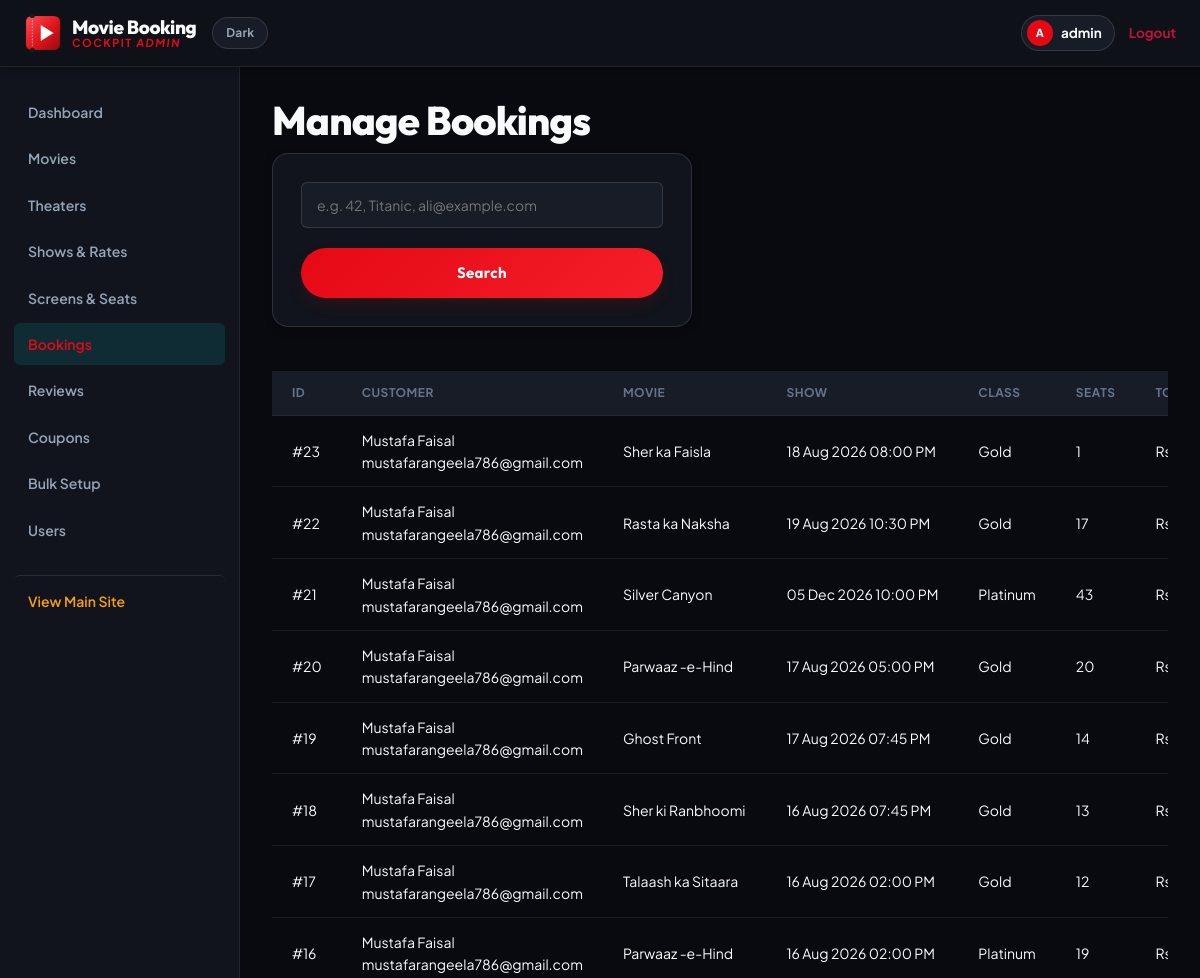
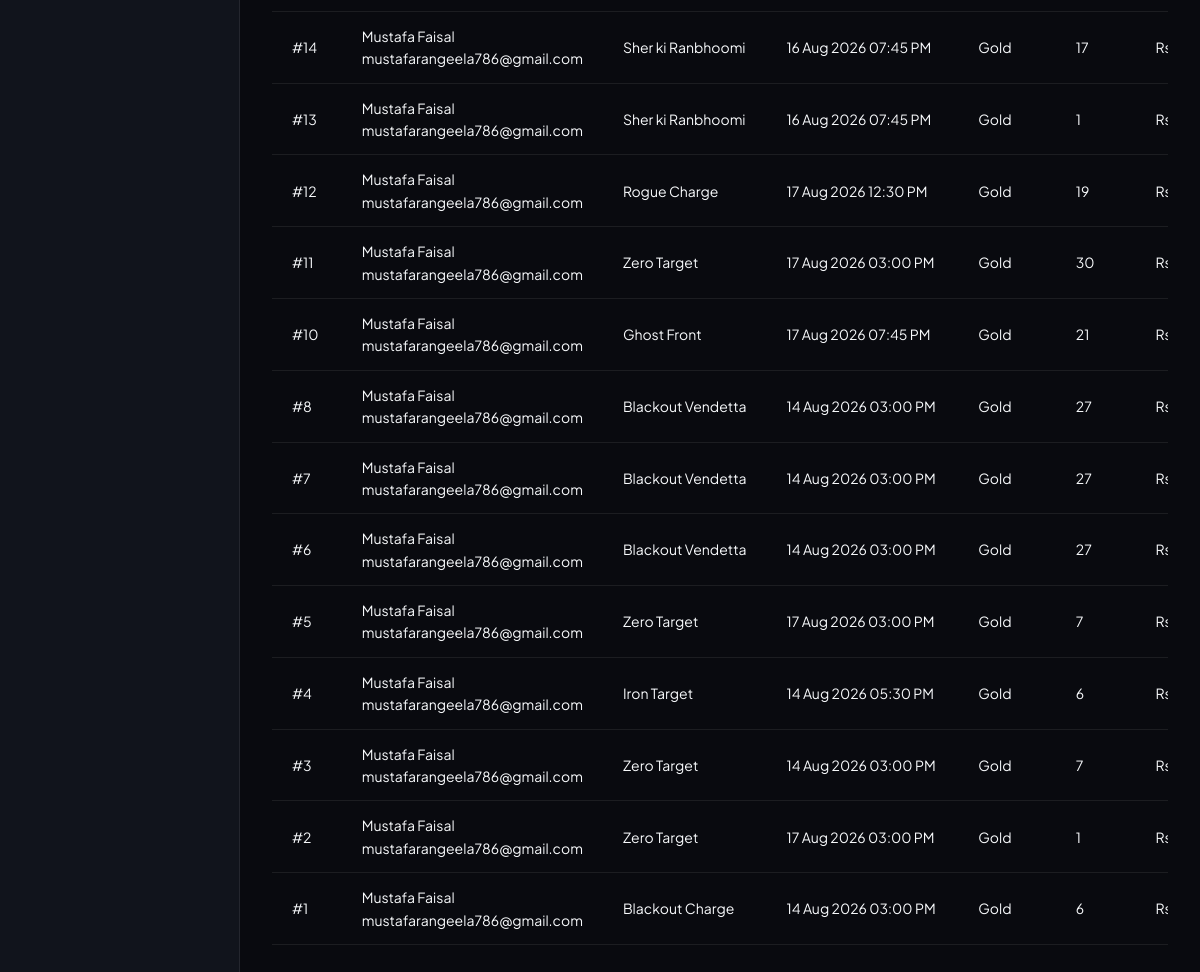
The app's page /admin/bookings.php (signed in) with its own data (2 pictures, top to bottom).
### tables this page shows
CREATE TABLE `bookings` (
  `booking_id` int(11) NOT NULL,
  `user_id` int(11) NOT NULL,
  `show_id` int(11) NOT NULL,
  `seat_class` enum('Gold','Platinum','Box') NOT NULL,
  `adult_seats` int(11) DEFAULT 0,
  `kid_seats` int(11) DEFAULT 0,
  `total_amount` decimal(8,2) NOT NULL,
  `discount_amount` decimal(8,2) DEFAULT 0.00,
  `coupon_code` varchar(30) DEFAULT NULL,
  `booking_date` timestamp NOT NULL DEFAULT current_timestamp(),
  `status` enum('Confirmed','Cancelled') DEFAULT 'Confirmed',
  `contact_email` varchar(150) DEFAULT NULL,
  `contact_phone` varchar(30) DEFAULT NULL,
  `payment_method` varchar(30) DEFAULT 'Cash at Counter',
  `payment_status` enum('Pending','Paid','Failed') NOT NULL DEFAULT 'Paid',
  `stripe_session_id` varchar(255) DEFAULT NULL
);

CREATE TABLE `users` (
  `user_id` int(11) NOT NULL,
  `full_name` varchar(100) NOT NULL,
  `email` varchar(100) NOT NULL,
  `password` varchar(255) DEFAULT NULL,
  `phone` varchar(20) DEFAULT NULL,
  `created_at` timestamp NOT NULL DEFAULT current_timestamp(),
  `google_id` varchar(255) DEFAULT NULL,
  `picture` varchar(500) DEFAULT NULL
);

CREATE TABLE `movies` (
  `movie_id` int(11) NOT NULL,
  `title` varchar(150) NOT NULL,
  `genre` varchar(100) DEFAULT NULL,
  `language` varchar(50) DEFAULT NULL,
  `industry` varchar(20) DEFAULT NULL,
  `quality_tag` varchar(20) DEFAULT NULL,
  `duration_minutes` int(11) DEFAULT NULL,
  `description` text DEFAULT NULL,
  `trailer_url` varchar(255) DEFAULT NULL,
  `poster` varchar(255) DEFAULT NULL,
  `release_date` date DEFAULT NULL,
  `is_featured` tinyint(1) NOT NULL DEFAULT 0,
  `created_at` timestamp NOT NULL DEFAULT current_timestamp()
);

CREATE TABLE `shows` (
  `show_id` int(11) NOT NULL,
  `movie_id` int(11) NOT NULL,
  `theater_id` int(11) NOT NULL,
  `screen_id` int(11) DEFAULT NULL,
  `show_date` date NOT NULL,
  `show_time` time NOT NULL,
  `price_gold` decimal(8,2) NOT NULL,
  `price_platinum` decimal(8,2) NOT NULL,
  `price_box` decimal(8,2) NOT NULL
);

### includes/functions.php (called while the page is built, shortened)
<?php
function clean($value) {
    return htmlspecialchars(trim($value), ENT_QUOTES, 'UTF-8');
}
    ?>
                    <?php
function screenIdColumnExists($conn) {
    $r = $conn->query("SELECT 1 FROM information_schema.COLUMNS WHERE TABLE_SCHEMA = DATABASE() AND TABLE_NAME = 'shows' AND COLUMN_NAME = 'screen_id' LIMIT 1");
    $exists = $r && $r->num_rows > 0;
    return $exists;
}
function seatMapSchemaExists($conn) {
    $screens = $conn->query("SHOW TABLES LIKE 'screens'");
    $seats = $conn->query("SHOW TABLES LIKE 'seats'");
    $has_screen_column = screenIdColumnExists($conn);
    $exists = $screens && $screens->num_rows > 0 && $seats && $seats->num_rows > 0 && $has_screen_column;
    return $exists;
}
?>

### admin/bookings.php (the view, shortened to what this page needs)
<?php
require_once __DIR__ . '/../includes/functions.php';
$q = isset($_GET['q']) ? trim($_GET['q']) : '';
$sql = "
    SELECT b.*, u.full_name, u.email AS user_email, m.title, s.show_date, s.show_time
    FROM bookings b
    JOIN users u ON b.user_id = u.user_id
    JOIN shows s ON b.show_id = s.show_id
    JOIN movies m ON s.movie_id = m.movie_id
";
$sql .= " ORDER BY b.booking_date DESC LIMIT 300";
$bookings = $conn->query($sql);
$has_seat_map = seatMapSchemaExists($conn);
function bookingSeatCodes($conn, $booking_id) {
    $stmt = $conn->prepare("SELECT seat_code FROM booking_seats WHERE booking_id = ? ORDER BY seat_code");
    $stmt->bind_param("i", $booking_id);
    $stmt->execute();
    $codes = [];
    $res = $stmt->get_result();
    return $codes;
}
include __DIR__ . '/admin_header.php';
?> <h1>Manage Bookings</h1> <form method="GET" class="form-box" style="margin-left:0;max-width:420px;">  <input type="text" name="q" value="<?php echo clean($q); ?>" placeholder="e.g. 42, Titanic, ali@example.com"> <button type="submit">Search</button>
</form> <div class="admin-table-scroll"> <table class="admin-table-nowrap" style="margin-top:20px;"> <tr> <th>ID</th><th>Customer</th><th>Movie</th><th>Show</th><th>Class</th> <th>Seats</th><th>Total</th><th>Payment</th><th>Status</th><th>Actions</th> </tr> <?php while ($b = $bookings->fetch_assoc()): ?> <tr> <td>#<?php echo $b['booking_id']; ?></td> <td style="white-space:normal;"><?php echo clean($b['full_name']); ?><br><span class="meta"><?php echo clean($b['user_email']); ?></span><?php if (!empty($b['contact_phone'])): ?><br><span class="meta"><?php echo clean($b['contact_phone']); ?></span><?php endif; ?></td> <td><?php echo clean($b['title']); ?></td> <td><?php echo date('d M Y', strtotime($b['show_date'])); ?> <?php echo date('h:i A', strtotime($b['show_time'])); ?></td> <td><?php echo clean($b['seat_class']); ?></td> <td><?php
            $codes = $has_seat_map ? bookingSeatCodes($conn, $b['booking_id']) : [];
            echo $codes ? clean(implode(', ', $codes)) : ((int)$b['adult_seats'] + (int)$b['kid_seats']);
        ?></td> <td>Rs. </td>  </tr> <?php endwhile; ?>
</table> </div> <?php include __DIR__ . '/admin_footer.php'; ?>

### assets/css/style.css (style rules this page uses)
:root { --bg-base: #090a0f; --bg-surface: #11141c; --bg-surface-elevated: #181c26; --bg-card: #151821; --bg-card-hover: #1c212e; --bg-glass: rgba(17, 20, 28, 0.82); --bg-glass-heavy: rgba(14, 17, 24, 0.94); --cinema-red: #e50914; --cinema-red-hover: #f41e29; --cinema-red-glow: rgba(229, 9, 20, 0.25); --cinema-gold: #f59e0b; --cinema-gold-glow: rgba(245, 158, 11, 0.2); --cinema-blue: #38bdf8; --cinema-emerald: #10b981; --text-primary: #f8fafc; --text-secondary: #94a3b8; --text-muted: #64748b; --text-dark: #0f172a; --border-subtle: rgba(255, 255, 255, 0.08); --border-card: rgba(255, 255, 255, 0.12); --border-active: rgba(255, 255, 255, 0.25); --shadow-sm: 0 2px 8px rgba(0, 0, 0, 0.3); --shadow-md: 0 8px 24px rgba(0, 0, 0, 0.4); --shadow-lg: 0 16px 40px rgba(0, 0, 0, 0.55); --shadow-card: 0 4px 16px rgba(0, 0, 0, 0.35); --shadow-card-hover: 0 12px 32px rgba(0, 0, 0, 0.6); --radius-sm: 6px; --radius-md: 10px; --radius-lg: 16px; --radius-xl: 24px; --radius-full: 9999px; --font-sans: 'Plus Jakarta Sans', -apple-system, BlinkMacSystemFont, 'Segoe UI', Roboto, sans-serif; --font-heading: 'Outfit', 'Plus Jakarta Sans', sans-serif; --ease-out: cubic-bezier(0.16, 1, 0.3, 1); --trans-fast: 0.15s var(--ease-out); --trans-normal: 0.25s var(--ease-out); --trans-smooth: 0.4s var(--ease-out); --neon-cyan: #e50914; --neon-blue: #38bdf8; --neon-purple: #f43f5e; --neon-pink: #be123c; --neon-amber: #f59e0b; --neon-green: #10b981; --neon-red: #ff334b; --font-tech: 'Space Grotesk', 'Outfit', var(--font-sans); --border-glass: rgba(255, 255, 255, 0.1); --border-glow: rgba(229, 9, 20, 0.35); }
*, *::before, *::after { box-sizing: border-box; margin: 0; padding: 0; font-family: var(--font-sans); }
html { scroll-behavior: smooth; overflow-x: hidden; background-color: var(--bg-base); color-scheme: dark; }
body { background-color: var(--bg-base); color: var(--text-primary); font-family: var(--font-sans); font-size: 15px; line-height: 1.6; overflow-x: hidden; min-height: 100vh; display: flex; flex-direction: column; -webkit-font-smoothing: antialiased; -moz-osx-font-smoothing: grayscale; }
h1, h2, h3, h4, h5, h6 { font-family: var(--font-heading); font-weight: 700; color: var(--text-primary); letter-spacing: -0.02em; line-height: 1.25; }
h1 { font-size: clamp(28px, 3.5vw, 40px); font-weight: 800; }
.form-box { background: var(--bg-surface); border: 1px solid var(--border-card); border-radius: var(--radius-lg); padding: 28px; box-shadow: var(--shadow-sm); margin-bottom: 24px; }
.form-box input, .form-box select, .form-box textarea { width: 100%; padding: 11px 15px; background: var(--bg-surface-elevated); border: 1px solid var(--border-card); border-radius: var(--radius-sm); color: var(--text-primary); font-size: 14px; outline: none; margin-bottom: 16px; transition: border-color var(--trans-fast), box-shadow var(--trans-fast); }
.form-box button[type="submit"], .form-box input[type="submit"] { display: inline-flex; align-items: center; justify-content: center; width: 100%; padding: 13px 22px; margin-top: 4px; border: none; border-radius: var(--radius-full); background: linear-gradient(135deg, var(--cinema-red) 0%, var(--cinema-red-hover) 100%); color: #ffffff; font-family: var(--font-heading); font-size: 15px; font-weight: 700; letter-spacing: 0.3px; cursor: pointer; box-shadow: 0 8px 20px -8px var(--cinema-red-glow); transition: transform var(--trans-fast), box-shadow var(--trans-fast), filter var(--trans-fast); }
table { width: 100%; border-collapse: collapse; margin-top: 8px; }
table th { background: var(--bg-surface-elevated); color: var(--text-muted); font-size: 12px; text-transform: uppercase; letter-spacing: 0.5px; padding: 12px 20px; text-align: left; border-bottom: 1px solid var(--border-card); }
table td { padding: 13px 20px; border-bottom: 1px solid var(--border-subtle); color: var(--text-primary); font-size: 14px; }
.admin-table-scroll { overflow-x: auto; -webkit-overflow-scrolling: touch; }
.admin-table-nowrap th, .admin-table-nowrap td { white-space: nowrap; }
.admin-content table tr { transition: background var(--trans-fast); }
.btn, .theme-toggle, .nav-auth-btn, button, .row-arrow { transition: transform var(--trans-fast), background var(--trans-fast), border-color var(--trans-fast), box-shadow var(--trans-fast), color var(--trans-fast), opacity var(--trans-fast); }
.form-box { animation: mvFadeInUp 0.4s var(--ease-out) both; }

### records on screen
bookings: booking_id "23", user.full_name "Mustafa Faisal", user.email "mustafarangeela786@gmail.com", movies.title "Sher ka Faisla", show.show_date "18 Aug 2026", show.show_time "08:00 PM", seat_class "Gold", (int)$b['adult_seats'] + (int)$b['kid_seats'] "1"
bookings: booking_id "22", user.full_name "Mustafa Faisal", user.email "mustafarangeela786@gmail.com", movies.title "Rasta ka Naksha", show.show_date "19 Aug 2026", show.show_time "10:30 PM", seat_class "Gold", (int)$b['adult_seats'] + (int)$b['kid_seats'] "17"
bookings: booking_id "21", user.full_name "Mustafa Faisal", user.email "mustafarangeela786@gmail.com", movies.title "Silver Canyon", show.show_date "05 Dec 2026", show.show_time "10:00 PM", seat_class "Platinum", (int)$b['adult_seats'] + (int)$b['kid_seats'] "43"
bookings: booking_id "20", user.full_name "Mustafa Faisal", user.email "mustafarangeela786@gmail.com", movies.title "Parwaaz -e-Hind", show.show_date "17 Aug 2026", show.show_time "05:00 PM", seat_class "Gold", (int)$b['adult_seats'] + (int)$b['kid_seats'] "20"
bookings: booking_id "19", user.full_name "Mustafa Faisal", user.email "mustafarangeela786@gmail.com", movies.title "Ghost Front", show.show_date "17 Aug 2026", show.show_time "07:45 PM", seat_class "Gold", (int)$b['adult_seats'] + (int)$b['kid_seats'] "14"
bookings: booking_id "18", user.full_name "Mustafa Faisal", user.email "mustafarangeela786@gmail.com", movies.title "Sher ki Ranbhoomi", show.show_date "16 Aug 2026", show.show_time "07:45 PM", seat_class "Gold", (int)$b['adult_seats'] + (int)$b['kid_seats'] "13"
bookings: booking_id "17", user.full_name "Mustafa Faisal", user.email "mustafarangeela786@gmail.com", movies.title "Talaash ka Sitaara", show.show_date "16 Aug 2026", show.show_time "02:00 PM", seat_class "Gold", (int)$b['adult_seats'] + (int)$b['kid_seats'] "12"
bookings: booking_id "16", user.full_name "Mustafa Faisal", user.email "mustafarangeela786@gmail.com", movies.title "Parwaaz -e-Hind", show.show_date "16 Aug 2026", show.show_time "02:00 PM", seat_class "Platinum", (int)$b['adult_seats'] + (int)$b['kid_seats'] "19"
bookings: booking_id "14", user.full_name "Mustafa Faisal", user.email "mustafarangeela786@gmail.com", movies.title "Sher ki Ranbhoomi", show.show_date "16 Aug 2026", show.show_time "07:45 PM", seat_class "Gold", (int)$b['adult_seats'] + (int)$b['kid_seats'] "17"
bookings: booking_id "13", user.full_name "Mustafa Faisal", user.email "mustafarangeela786@gmail.com", movies.title "Sher ki Ranbhoomi", show.show_date "16 Aug 2026", show.show_time "07:45 PM", seat_class "Gold", (int)$b['adult_seats'] + (int)$b['kid_seats'] "1"
bookings: booking_id "12", user.full_name "Mustafa Faisal", user.email "mustafarangeela786@gmail.com", movies.title "Rogue Charge", show.show_date "17 Aug 2026", show.show_time "12:30 PM", seat_class "Gold", (int)$b['adult_seats'] + (int)$b['kid_seats'] "19"
bookings: booking_id "11", user.full_name "Mustafa Faisal", user.email "mustafarangeela786@gmail.com", movies.title "Zero Target", show.show_date "17 Aug 2026", show.show_time "03:00 PM", seat_class "Gold", (int)$b['adult_seats'] + (int)$b['kid_seats'] "30"
bookings: booking_id "10", user.full_name "Mustafa Faisal", user.email "mustafarangeela786@gmail.com", movies.title "Ghost Front", show.show_date "17 Aug 2026", show.show_time "07:45 PM", seat_class "Gold", (int)$b['adult_seats'] + (int)$b['kid_seats'] "21"
bookings: booking_id "8", user.full_name "Mustafa Faisal", user.email "mustafarangeela786@gmail.com", movies.title "Blackout Vendetta", show.show_date "14 Aug 2026", show.show_time "03:00 PM", seat_class "Gold", (int)$b['adult_seats'] + (int)$b['kid_seats'] "27"
bookings: booking_id "7", user.full_name "Mustafa Faisal", user.email "mustafarangeela786@gmail.com", movies.title "Blackout Vendetta", show.show_date "14 Aug 2026", show.show_time "03:00 PM", seat_class "Gold", (int)$b['adult_seats'] + (int)$b['kid_seats'] "27"
bookings: booking_id "6", user.full_name "Mustafa Faisal", user.email "mustafarangeela786@gmail.com", movies.title "Blackout Vendetta", show.show_date "14 Aug 2026", show.show_time "03:00 PM", seat_class "Gold", (int)$b['adult_seats'] + (int)$b['kid_seats'] "27"
bookings: booking_id "5", user.full_name "Mustafa Faisal", user.email "mustafarangeela786@gmail.com", movies.title "Zero Target", show.show_date "17 Aug 2026", show.show_time "03:00 PM", seat_class "Gold", (int)$b['adult_seats'] + (int)$b['kid_seats'] "7"
bookings: booking_id "4", user.full_name "Mustafa Faisal", user.email "mustafarangeela786@gmail.com", movies.title "Iron Target", show.show_date "14 Aug 2026", show.show_time "05:30 PM", seat_class "Gold", (int)$b['adult_seats'] + (int)$b['kid_seats'] "6"
bookings: booking_id "3", user.full_name "Mustafa Faisal", user.email "mustafarangeela786@gmail.com", movies.title "Zero Target", show.show_date "14 Aug 2026", show.show_time "03:00 PM", seat_class "Gold", (int)$b['adult_seats'] + (int)$b['kid_seats'] "7"
bookings: booking_id "2", user.full_name "Mustafa Faisal", user.email "mustafarangeela786@gmail.com", movies.title "Zero Target", show.show_date "17 Aug 2026", show.show_time "03:00 PM", seat_class "Gold", (int)$b['adult_seats'] + (int)$b['kid_seats'] "1"
bookings: booking_id "1", user.full_name "Mustafa Faisal", user.email "mustafarangeela786@gmail.com", movies.title "Blackout Charge", show.show_date "14 Aug 2026", show.show_time "03:00 PM", seat_class "Gold", (int)$b['adult_seats'] + (int)$b['kid_seats'] "6"

### other values on screen
mb_strtoupper(mb_substr($_SESSION['admin_name'], 0, 1)) "A"
$_SESSION['admin_name'] "admin"
